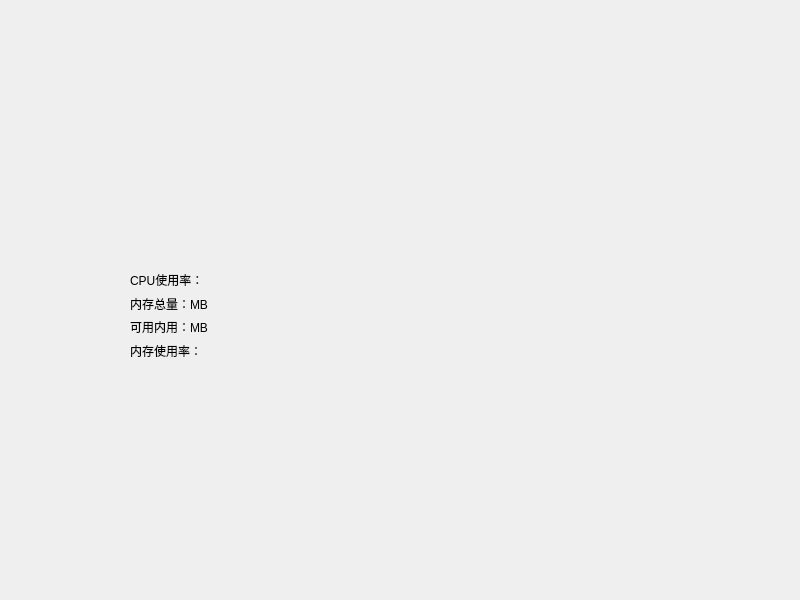
<?xml version="1.0" encoding="UTF-8"?>
<ui version="4.0">
 <class>Widget</class>
 <widget class="QWidget" name="Widget">
  <property name="geometry">
   <rect>
    <x>0</x>
    <y>0</y>
    <width>800</width>
    <height>600</height>
   </rect>
  </property>
  <property name="windowTitle">
   <string>Widget</string>
  </property>
  <widget class="QWidget" name="">
   <property name="geometry">
    <rect>
     <x>130</x>
     <y>271</y>
     <width>170</width>
     <height>88</height>
    </rect>
   </property>
   <layout class="QVBoxLayout" name="verticalLayout">
    <item>
     <layout class="QHBoxLayout" name="horizontalLayout">
      <item>
       <widget class="QLabel" name="label">
        <property name="text">
         <string>CPU使用率：</string>
        </property>
       </widget>
      </item>
      <item>
       <widget class="QLabel" name="label_cpu">
        <property name="minimumSize">
         <size>
          <width>80</width>
          <height>0</height>
         </size>
        </property>
        <property name="text">
         <string/>
        </property>
       </widget>
      </item>
     </layout>
    </item>
    <item>
     <layout class="QHBoxLayout" name="horizontalLayout_4">
      <item>
       <widget class="QLabel" name="label_4">
        <property name="text">
         <string>内存总量：MB</string>
        </property>
       </widget>
      </item>
      <item>
       <widget class="QLabel" name="label_memory_total">
        <property name="minimumSize">
         <size>
          <width>80</width>
          <height>0</height>
         </size>
        </property>
        <property name="text">
         <string/>
        </property>
       </widget>
      </item>
     </layout>
    </item>
    <item>
     <layout class="QHBoxLayout" name="horizontalLayout_3">
      <item>
       <widget class="QLabel" name="label_3">
        <property name="text">
         <string>可用内用：MB</string>
        </property>
       </widget>
      </item>
      <item>
       <widget class="QLabel" name="label_memory_ava">
        <property name="minimumSize">
         <size>
          <width>80</width>
          <height>0</height>
         </size>
        </property>
        <property name="text">
         <string/>
        </property>
       </widget>
      </item>
     </layout>
    </item>
    <item>
     <layout class="QHBoxLayout" name="horizontalLayout_2">
      <item>
       <widget class="QLabel" name="label_2">
        <property name="text">
         <string>内存使用率：</string>
        </property>
       </widget>
      </item>
      <item>
       <widget class="QLabel" name="label_memory">
        <property name="minimumSize">
         <size>
          <width>80</width>
          <height>0</height>
         </size>
        </property>
        <property name="text">
         <string/>
        </property>
       </widget>
      </item>
     </layout>
    </item>
   </layout>
  </widget>
 </widget>
 <resources/>
 <connections/>
</ui>
